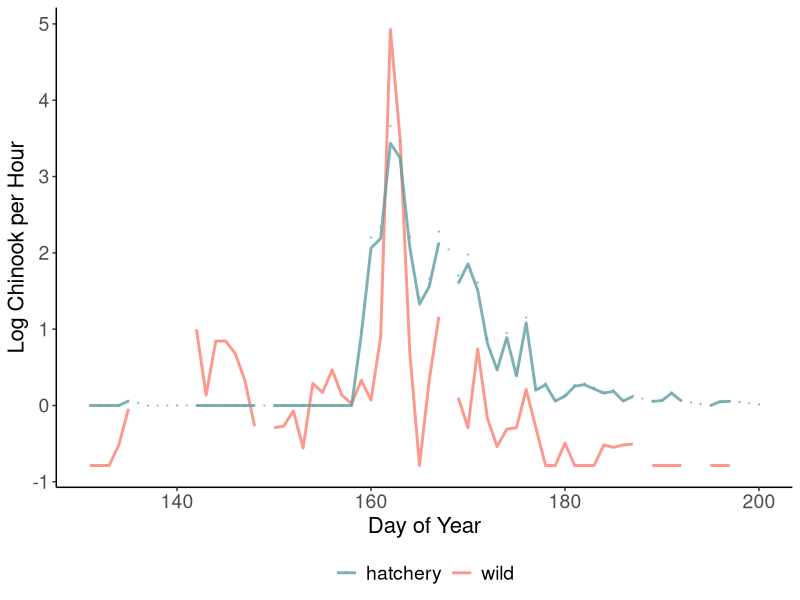
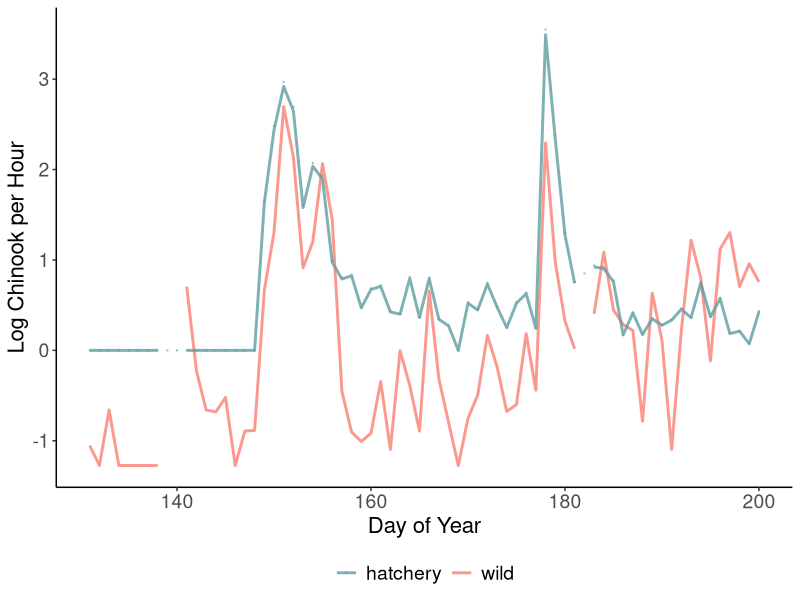
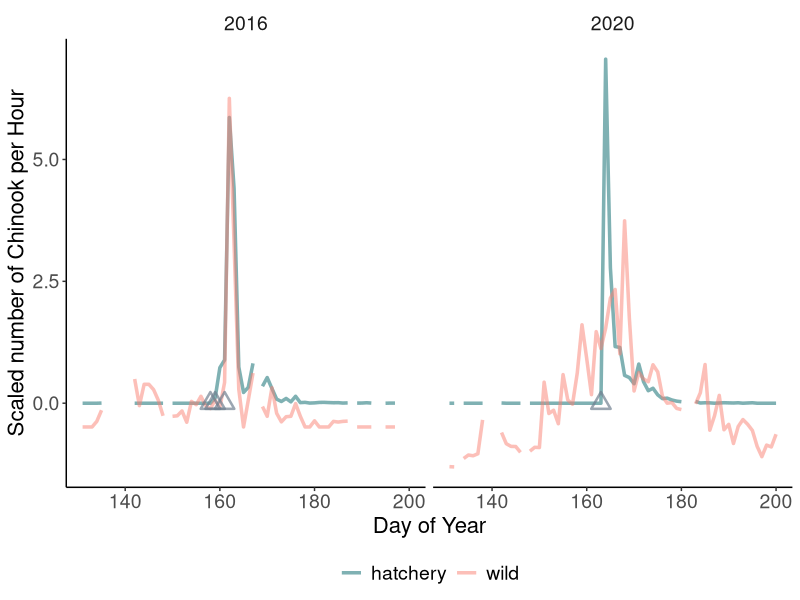
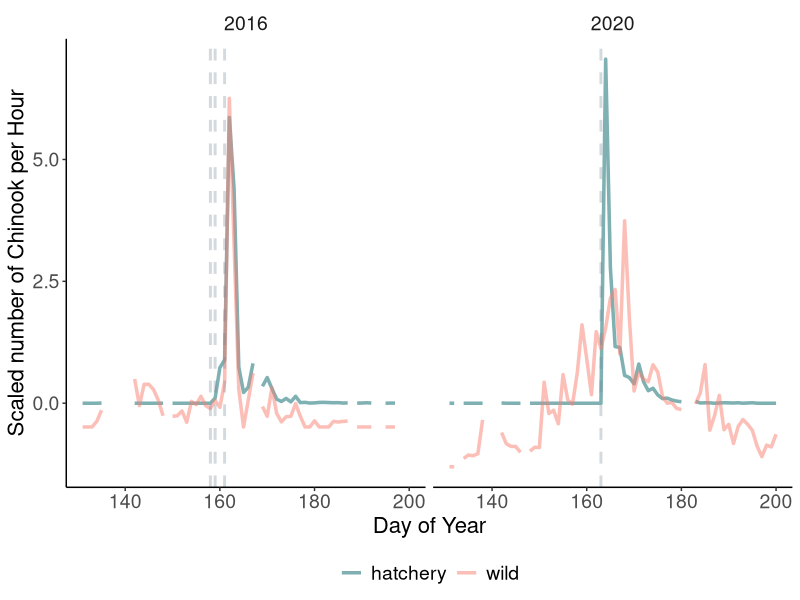
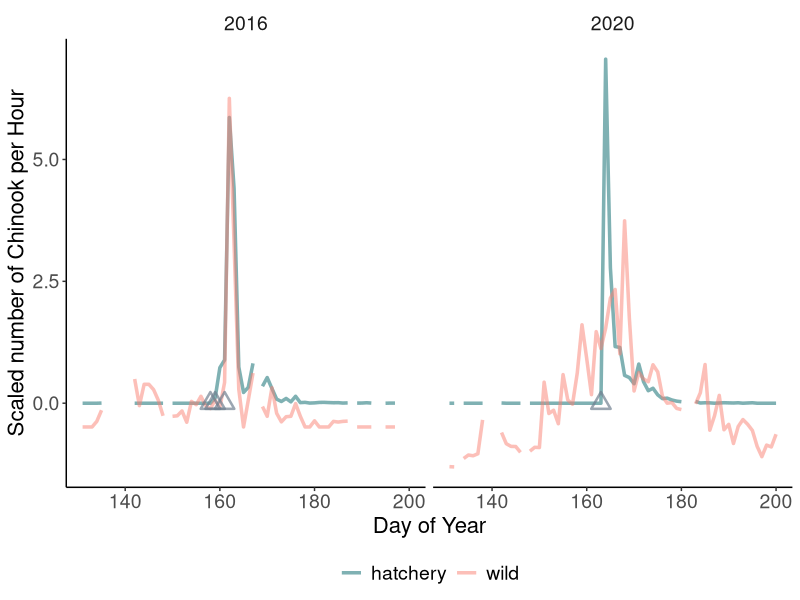
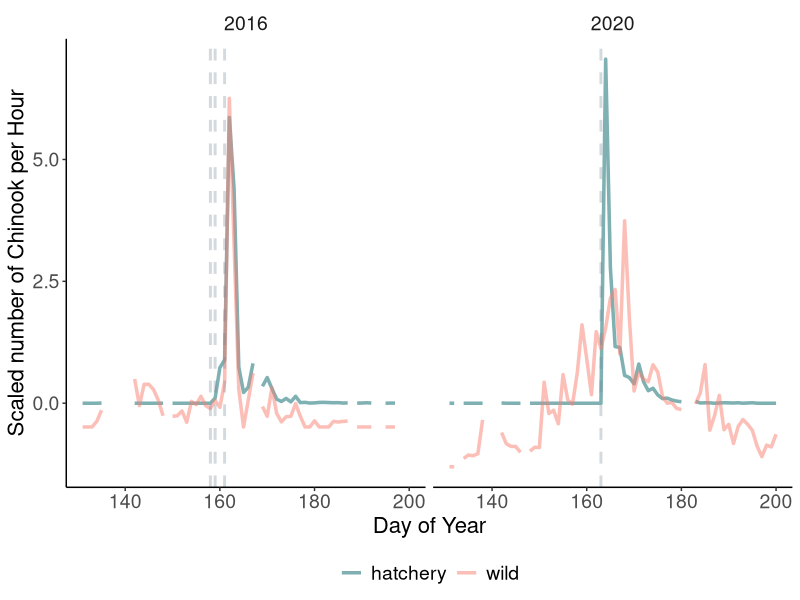

The R script that drew these images, in order:
#load libraries


library(ggplot2)
library(here)
library(zoo)
library(MASS)
library(GGally)
library(tidyverse)
library(broom)
library(ggpubr)

#load data

#dungeness

if(.Platform$OS.type == "unix") {
  data_string = here("..","..","data","pied_piper","dungeness")
} else {
  data_string = here("..","..","..","OneDrive","Documents","data","pied_piper","dungeness")
}



data_day <- read.csv(here("data","dungeness_unaggregated_day_w_covariates.csv"))
data_night <- read.csv(here("data","dungeness_unaggregated_night_w_covariates.csv"))

data_day$daytime_category <- "Day"
data_night$daytime_category <- "Night"

data_day_night <- rbind(data_day,data_night)



covariates_chinook0_dungeness <- arrange(data_day_night,doy) %>%
  filter(year != 2015 & doy >130 & doy <= 200) %>%
  dplyr::select(year,doy, daytime_category, temp, flow, photoperiod, atu_april, 
                lunar_phase, resid, temp_diff, flow_diff, photo_diff, 
                chinook0_hatchery_perhour_interpolate) %>%
  pivot_wider(names_from = c(year, daytime_category), values_from = c(
    temp, flow, photoperiod, atu_april, lunar_phase, 
    resid, temp_diff, flow_diff, photo_diff, chinook0_hatchery_perhour_interpolate)) %>%
  column_to_rownames(var = "doy") %>%
  as.matrix() %>%
  t()

num_years = 2020-2005
num_rows = num_years*2


dim(covariates_chinook0_dungeness)

#scale the covariates

for(i in 1:(dim(covariates_chinook0_dungeness)[1]/2)){ # everything except resid, diffs and hatchery
  covariates_chinook0_dungeness[i,] = scale(covariates_chinook0_dungeness[i,])[,1]
}

#skip 2005 day
for(i in (dim(covariates_chinook0_dungeness)[1]/2 +1):(dim(covariates_chinook0_dungeness)[1] - num_rows)){
  covariates_chinook0_dungeness[i,] = scale(covariates_chinook0_dungeness[i,], center = FALSE, scale= TRUE)[,1]
}

#skip 2005 night
for(i in (dim(covariates_chinook0_dungeness)[1] - num_rows + 2):(dim(covariates_chinook0_dungeness)[1] - num_rows/2)){
  covariates_chinook0_dungeness[i,] = scale(covariates_chinook0_dungeness[i,], center = FALSE, scale= TRUE)[,1]
}





for(i in (dim(covariates_chinook0_dungeness)[1] - num_rows/2 + 2):(dim(covariates_chinook0_dungeness)[1])){
  covariates_chinook0_dungeness[i,] = scale(covariates_chinook0_dungeness[i,], center = FALSE, scale= TRUE)[,1]
}




#subset response variable
chinook0_dungeness <- arrange(data_day_night,doy) %>%
  filter(year != 2015 & doy > 130 & doy <= 200) %>%
  mutate(log.value = log(chinook0_wild_perhour + 1)) %>%
  dplyr::select(log.value,year,doy,daytime_category) %>%
  pivot_wider(names_from = c(year, daytime_category), values_from = log.value) %>%
  column_to_rownames(var = "doy") %>%
  as.matrix() %>%
  t()

chinook0_dungeness_wild_hatchery <- arrange(data_day_night,doy) %>%
  filter(year != 2015 & doy > 130 & doy <= 200) %>%
  mutate(log.wild = log(chinook0_wild_perhour + 1), log.hatchery = log(chinook0_hatchery_perhour +1),
         log.hatchery.interpolate = log(chinook0_hatchery_perhour_interpolate +1)) %>%
  
  dplyr::select(log.wild, log.hatchery, log.hatchery.interpolate, year,doy,daytime_category) %>%
  pivot_wider(names_from = c(year, daytime_category), values_from = c(log.wild,log.hatchery,log.hatchery.interpolate))



colnames(chinook0_dungeness_wild_hatchery)



for(i in 2:(dim(chinook0_dungeness_wild_hatchery)[2]/3+1)){
  chinook0_dungeness_wild_hatchery[,i] = scale(chinook0_dungeness_wild_hatchery[,i])[,1]
  print(i)
  print(colnames(chinook0_dungeness_wild_hatchery)[i])
}

for(i in 31:dim(chinook0_dungeness_wild_hatchery)[2]){
  chinook0_dungeness_wild_hatchery[,i] = scale(chinook0_dungeness_wild_hatchery[,i],center = FALSE)[,1]
  print(i)
  print(colnames(chinook0_dungeness_wild_hatchery)[i])
}


chinook0_dungeness_wild_hatchery_linear <- arrange(data_day_night,doy) %>%
  filter(year != 2015 & doy > 130 & doy <= 200) %>%
  mutate(wild = chinook0_wild_perhour, hatchery = chinook0_hatchery_perhour,
         hatchery.interpolate = chinook0_hatchery_perhour_interpolate) %>%
  
  dplyr::select(wild, hatchery, hatchery.interpolate, year,doy,daytime_category) %>%
  pivot_wider(names_from = c(year, daytime_category), values_from = c(wild,hatchery,hatchery.interpolate))


for(i in 2:(dim(chinook0_dungeness_wild_hatchery_linear)[2]/3+1)){
  chinook0_dungeness_wild_hatchery_linear[,i] = scale(chinook0_dungeness_wild_hatchery_linear[,i])[,1]
  print(i)
  print(colnames(chinook0_dungeness_wild_hatchery_linear)[i])
}

for(i in 31:dim(chinook0_dungeness_wild_hatchery_linear)[2]){
  chinook0_dungeness_wild_hatchery_linear[,i] = scale(chinook0_dungeness_wild_hatchery_linear[,i],center = FALSE)[,1]
  print(i)
  print(colnames(chinook0_dungeness_wild_hatchery_linear)[i])
}

ggplot(chinook0_dungeness_wild_hatchery) +
  geom_line(aes(x = doy, y = log.wild_2016_Night, color = "wild"), linewidth = 1, alpha = 0.8)+
  geom_line(aes(x = doy, y = log.hatchery_2016_Night, color = "hatchery"), linewidth = 1, alpha = 0.8)+
  geom_point(aes(x = doy, y = log.hatchery.interpolate_2016_Night, color = "hatchery"), size = 0.2, alpha = 0.5)+
  scale_color_manual(values = c("wild" = "salmon", "hatchery" = "cadetblue"))+
  theme_classic()+
  labs(x = "Day of Year", y = "Log Chinook per Hour", color = "Origin")+
  theme(legend.position = "bottom",
        legend.title = element_blank(),
        legend.text = element_text(size = 14),
        axis.text = element_text(size = 14),
        axis.title = element_text(size = 16)
  )

ggplot(chinook0_dungeness_wild_hatchery) +
  geom_line(aes(x = doy, y = log.wild_2008_Night, color = "wild"), linewidth = 1, alpha = 0.8)+
  geom_line(aes(x = doy, y = log.hatchery_2008_Night, color = "hatchery"), linewidth = 1, alpha = 0.8)+
  geom_point(aes(x = doy, y = log.hatchery.interpolate_2008_Night, color = "hatchery"), size = 0.2, alpha = 0.5)+
  scale_color_manual(values = c("wild" = "salmon", "hatchery" = "cadetblue"))+
  theme_classic()+
  labs(x = "Day of Year", y = "Log Chinook per Hour", color = "Origin")+
  theme(legend.position = "bottom",
        legend.title = element_blank(),
        legend.text = element_text(size = 14),
        axis.text = element_text(size = 14),
        axis.title = element_text(size = 16)
  )

chinook0_dungeness_wild_hatchery_linear_long <- chinook0_dungeness_wild_hatchery_linear %>%
  pivot_longer(cols = -doy,
               names_to = c("origin", "year", "daytime_category"),
               names_sep = "_",
               values_to = "chinook_per_hour")

#make dataframe of hatchery releases

hatchery_release <- data.frame(doy = c(158,159,161, 163), year = c(2016,2016,2016,2020))


ggplot() +
  geom_line(data = chinook0_dungeness_wild_hatchery_linear_long %>% 
              arrange(origin, doy ,year) %>%
              filter(daytime_category == 'Night', origin != 'hatchery.interpolate', year == 2016 | year == 2020),aes(x = doy, y = chinook_per_hour, color = origin, alpha = origin), linewidth = 1.2)+
  geom_point(data = hatchery_release, aes(x = doy, y = rep(0,4)), shape = 24, 
             size = 4, alpha = 0.7, color = "slategray", stroke = 1.3)+
  facet_wrap(~year, ncol = 5)+
  scale_color_manual(name = "",labels = c("hatchery", "wild"),values = c("wild" = "salmon","hatchery" = "cadetblue"))+
  scale_alpha_manual(name = "", labels = c("hatchery", "wild"),values = c("wild" = 0.5,"hatchery" = 0.8))+
  theme_classic()+
  labs(x = "Day of Year", y = "Scaled number of Chinook per Hour", color = "Origin")+
  theme(legend.position = "bottom",
        legend.title = element_blank(),
        legend.text = element_text(size = 14),
        axis.text = element_text(size = 14),
        axis.title = element_text(size = 16),
        strip.background = element_rect(fill = "white", color = "white"),
        strip.text = element_text(size = 14))

ggsave(here("output","dungeness_chinook_wild_hatchery_all_years_linear_w_hatchery_release.png"), width = 7, height = 5, units = "in")



ggplot() +
  geom_line(data = chinook0_dungeness_wild_hatchery_linear_long %>% 
              arrange(origin, doy ,year) %>%
              filter(daytime_category == 'Night', origin != 'hatchery.interpolate', year == 2016 | year == 2020),aes(x = doy, y = chinook_per_hour, color = origin, alpha = origin), linewidth = 1.2)+
  geom_vline(data = hatchery_release, aes(xintercept = doy),  
             size = 1, alpha = 0.3, color = "slategray", lty = 8)+
  facet_wrap(~year, ncol = 5)+
  scale_color_manual(name = "",labels = c("hatchery", "wild"),values = c("wild" = "salmon","hatchery" = "cadetblue"))+
  scale_alpha_manual(name = "", labels = c("hatchery", "wild"),values = c("wild" = 0.5,"hatchery" = 0.8))+
  theme_classic()+
  labs(x = "Day of Year", y = "Scaled number of Chinook per Hour", color = "Origin")+
  theme(legend.position = "bottom",
        legend.title = element_blank(),
        legend.text = element_text(size = 14),
        axis.text = element_text(size = 14),
        axis.title = element_text(size = 16),
        strip.background = element_rect(fill = "white", color = "white"),
        strip.text = element_text(size = 14))

ggsave(here("output","dungeness_chinook_wild_hatchery_all_years_linear_w_hatchery_release2.png"), width = 7, height = 5, units = "in")

